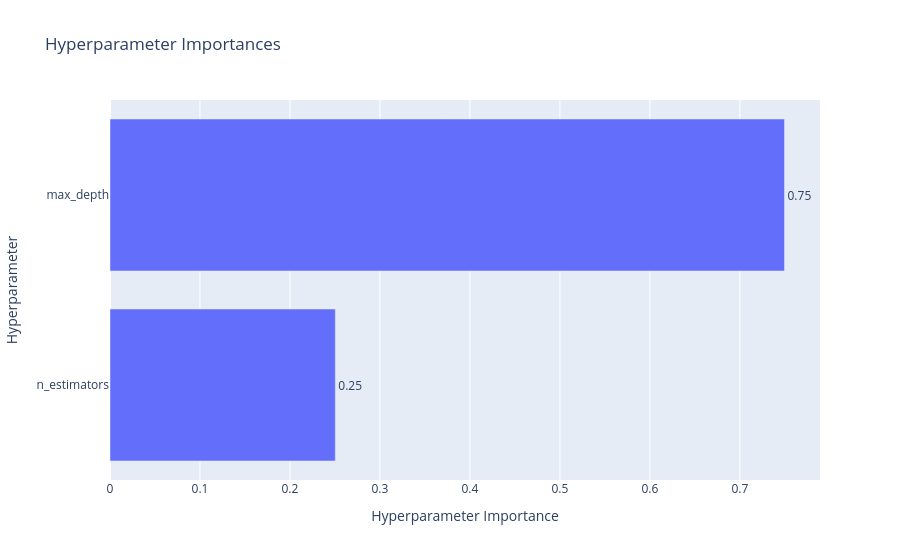

This figure's notebook cell:
### Code cell
plot_param_importances(study).show()

### Figure 1 — Plotly figure (JSON) as saved in the notebook; plotly's stock layout.template omitted (floating-point values rounded to 4 significant figures)
{"data": [{"cliponaxis": false, "hovertemplate": ["n_estimators (IntDistribution): 0.25039789857580746<extra></extra>", "max_depth (IntDistribution): 0.7496021014241925<extra></extra>"], "name": "Objective Value", "orientation": "h", "text": ["0.25", "0.75"], "textposition": "outside", "type": "bar", "x": [0.2504, 0.7496], "y": ["n_estimators", "max_depth"]}], "layout": {"title": {"text": "Hyperparameter Importances"}, "xaxis": {"title": {"text": "Hyperparameter Importance"}}, "yaxis": {"title": {"text": "Hyperparameter"}}}}
